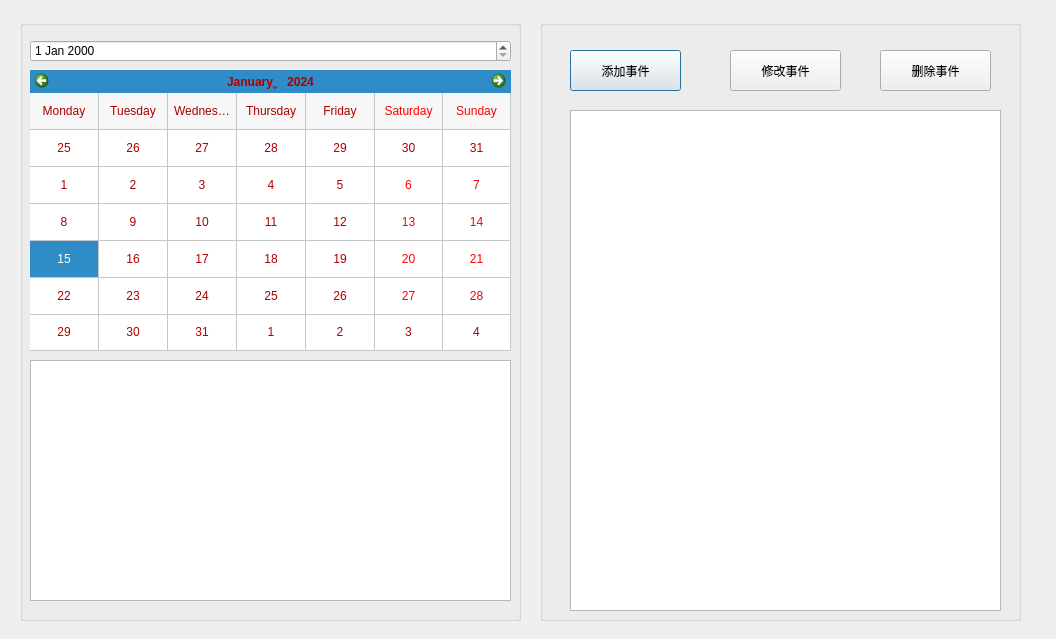
<?xml version="1.0" encoding="UTF-8"?>
<ui version="4.0">
 <class>calendarwindow</class>
 <widget class="QDialog" name="calendarwindow">
  <property name="geometry">
   <rect>
    <x>0</x>
    <y>0</y>
    <width>1056</width>
    <height>639</height>
   </rect>
  </property>
  <property name="windowTitle">
   <string>Calendar</string>
  </property>
  <widget class="QGroupBox" name="groupBox">
   <property name="geometry">
    <rect>
     <x>20</x>
     <y>20</y>
     <width>501</width>
     <height>601</height>
    </rect>
   </property>
   <property name="title">
    <string/>
   </property>
   <widget class="QCalendarWidget" name="calendarWidget">
    <property name="geometry">
     <rect>
      <x>10</x>
      <y>50</y>
      <width>481</width>
      <height>281</height>
     </rect>
    </property>
    <property name="styleSheet">
     <string notr="true">color: rgb(170, 0, 0);</string>
    </property>
    <property name="gridVisible">
     <bool>true</bool>
    </property>
    <property name="selectionMode">
     <enum>QCalendarWidget::SingleSelection</enum>
    </property>
    <property name="horizontalHeaderFormat">
     <enum>QCalendarWidget::LongDayNames</enum>
    </property>
    <property name="verticalHeaderFormat">
     <enum>QCalendarWidget::NoVerticalHeader</enum>
    </property>
    <property name="navigationBarVisible">
     <bool>true</bool>
    </property>
    <property name="dateEditEnabled">
     <bool>true</bool>
    </property>
   </widget>
   <widget class="QDateEdit" name="dateEdit">
    <property name="geometry">
     <rect>
      <x>10</x>
      <y>20</y>
      <width>481</width>
      <height>22</height>
     </rect>
    </property>
   </widget>
   <widget class="QListWidget" name="Issues_of_Oneday">
    <property name="geometry">
     <rect>
      <x>10</x>
      <y>340</y>
      <width>481</width>
      <height>241</height>
     </rect>
    </property>
   </widget>
  </widget>
  <widget class="QGroupBox" name="groupBox_2">
   <property name="geometry">
    <rect>
     <x>540</x>
     <y>20</y>
     <width>481</width>
     <height>601</height>
    </rect>
   </property>
   <property name="title">
    <string/>
   </property>
   <widget class="QPushButton" name="pushButtonAdd">
    <property name="geometry">
     <rect>
      <x>30</x>
      <y>30</y>
      <width>111</width>
      <height>41</height>
     </rect>
    </property>
    <property name="text">
     <string>添加事件</string>
    </property>
   </widget>
   <widget class="QPushButton" name="ModifyButton">
    <property name="geometry">
     <rect>
      <x>190</x>
      <y>30</y>
      <width>111</width>
      <height>41</height>
     </rect>
    </property>
    <property name="text">
     <string>修改事件</string>
    </property>
   </widget>
   <widget class="QPushButton" name="DeleteButton">
    <property name="geometry">
     <rect>
      <x>340</x>
      <y>30</y>
      <width>111</width>
      <height>41</height>
     </rect>
    </property>
    <property name="text">
     <string>删除事件</string>
    </property>
   </widget>
   <widget class="QListWidget" name="list_of_Issue">
    <property name="geometry">
     <rect>
      <x>30</x>
      <y>90</y>
      <width>431</width>
      <height>501</height>
     </rect>
    </property>
   </widget>
  </widget>
 </widget>
 <resources/>
 <connections/>
</ui>
